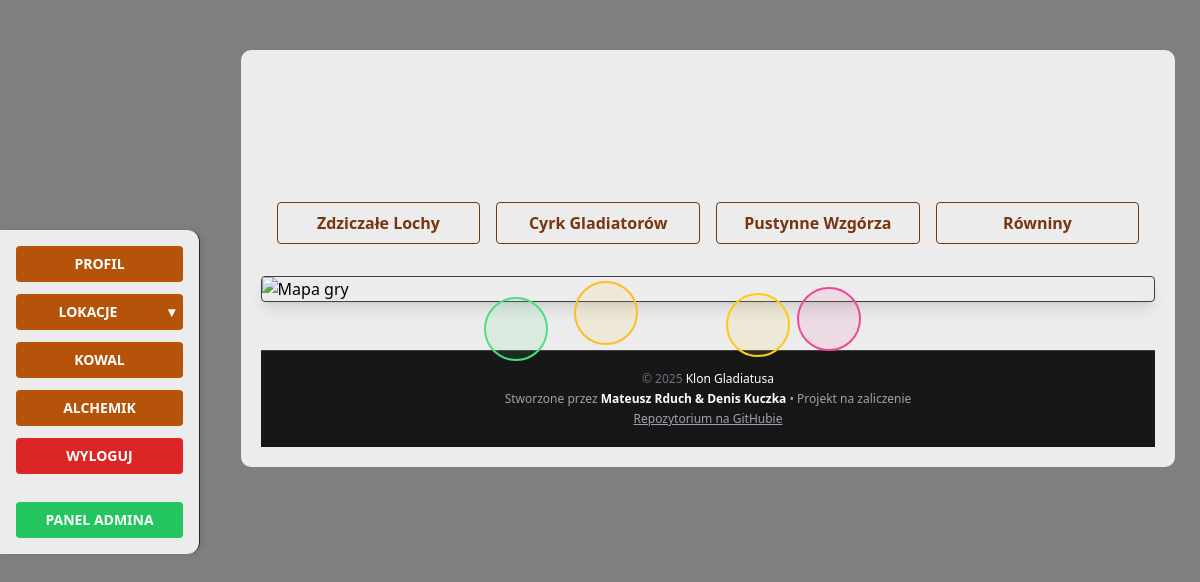
Page /lokacje/ (signed in) on the committed database.
### lokacje/models.py (models this page shows, shortened)
class Location(models.Model):
    name = models.CharField(max_length=25, default="test_location")
    enemies = models.ManyToManyField('Enemy', related_name='locations')

### lokacje/views.py (the view)
# urls.py: path('', views.mapa_view, name='mapa'),
def mapa_view(request):
    locations = [Location.objects.get(id=i) for i in range(1, 5)]
    context = {f'location{i+1}': loc for i, loc in enumerate(locations)}
    return render(request, 'lokacje/mapa.html', context)

### inventory/context_processors.py (called while the page is built)
def player_banner_context(request):
    if request.user.is_authenticated:
        try:
            player = UserProfile.objects.get(user=request.user)
            return {'player': player}
        except UserProfile.DoesNotExist:
            return {}
    return {}

### lokacje/templates/lokacje/mapa.html (shortened to what this page needs)
{% extends "base.html" %}
{% load static %}
{% block sidebar %}
{% include 'sidebar.html' %}
{% endblock %}
{% block navbar %}
{% if user.is_authenticated %}
  <div class="grid grid-cols-1 md:grid-cols-2 lg:grid-cols-4 gap-4 p-4 max-w-4xl mx-auto">
    <a href="{% url 'beast_dung' %}" class="bg-transparent hover:bg-amber-900 text-amber-900 font-semibold hover:text-white py-2 px-4 border border-amber-900 hover:border-transparent rounded text-center">
      {{ location1.name }}
    </a>
    <a href="{% url 'circus' %}" class="bg-transparent hover:bg-amber-900 text-amber-900 font-semibold hover:text-white py-2 px-4 border border-amber-900 hover:border-transparent rounded text-center">
      {{ location2.name }}
    </a>
    <a href="{% url 'dessert_hills' %}" class="bg-transparent hover:bg-amber-900 text-amber-900 font-semibold hover:text-white py-2 px-4 border border-amber-900 hover:border-transparent rounded text-center">
      {{ location3.name }}
    </a>
    <a href="{% url 'plains' %}" class="bg-transparent hover:bg-amber-900 text-amber-900 font-semibold hover:text-white py-2 px-4 border border-amber-900 hover:border-transparent rounded text-center">
      {{ location4.name }}
    </a>
  </div>
{% endif %}
{% endblock %}
{% block content %}
<div class="relative w-[1000px] max-w-full mx-auto select-none">
  <img src="{% static 'images/mapa.webp' %}" alt="Mapa gry"
       class="w-full h-auto rounded shadow-lg border border-neutral-700">
  <a href="{% url 'circus' %}"
     class="absolute top-[20%] left-[35%] w-16 h-16 rounded-full border-2 border-amber-400 bg-amber-400/10 hover:bg-amber-600/30 transition flex items-center justify-center animate-pulse"
     title="Cyrk Gladiatorów">
  </a>
  <a href="{% url 'dessert_hills' %}"
     class="absolute top-[42%] left-[60%] w-16 h-16 rounded-full border-2 border-pink-500 bg-pink-500/10 hover:bg-pink-500/30 transition flex items-center justify-center animate-pulse"
     title="Pustynne Wzgórza">
  </a>
  <a href="{% url 'beast_dung' %}"
     class="absolute top-[65%] left-[52%] w-16 h-16 rounded-full border-2 border-yellow-400 bg-yellow-400/10 hover:bg-yellow-400/30 transition flex items-center justify-center animate-pulse"
     title="Zdziczałe Lochy">
  </a>
  <a href="{% url 'plains' %}"
     class="absolute top-[80%] left-[25%] w-16 h-16 rounded-full border-2 border-green-400 bg-green-400/10 hover:bg-green-400/30 transition flex items-center justify-center animate-pulse"
     title="Równiny">
  </a>
</div>
{% endblock %}
{% block footer %}
{% include 'footer.html' %}
{% endblock %}

### static/css/custom.css (style rules this page uses)
body { background: url('/static/images/background.jpg') no-repeat center center fixed; background-size: cover; color: black; }

### rows in the picture
Location: name "Zdziczałe Lochy"
Location: name "Cyrk Gladiatorów"
Location: name "Pustynne Wzgórza"
Location: name "Równiny"

### other values in the picture
{{ year|default:2025 }} "2025"
